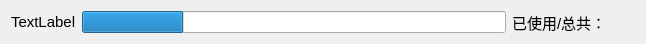
<?xml version="1.0" encoding="UTF-8"?>
<ui version="4.0">
 <class>OverviewDiskItem</class>
 <widget class="QWidget" name="OverviewDiskItem">
  <property name="geometry">
   <rect>
    <x>0</x>
    <y>0</y>
    <width>646</width>
    <height>37</height>
   </rect>
  </property>
  <property name="windowTitle">
   <string>Form</string>
  </property>
  <layout class="QVBoxLayout" name="verticalLayout">
   <item>
    <layout class="QHBoxLayout" name="horizontalLayout_2">
     <item>
      <widget class="QLabel" name="labelName">
       <property name="sizePolicy">
        <sizepolicy hsizetype="Preferred" vsizetype="Preferred">
         <horstretch>0</horstretch>
         <verstretch>0</verstretch>
        </sizepolicy>
       </property>
       <property name="minimumSize">
        <size>
         <width>22</width>
         <height>21</height>
        </size>
       </property>
       <property name="maximumSize">
        <size>
         <width>131</width>
         <height>16777215</height>
        </size>
       </property>
       <property name="font">
        <font>
         <pointsize>11</pointsize>
        </font>
       </property>
       <property name="text">
        <string>TextLabel</string>
       </property>
      </widget>
     </item>
     <item>
      <widget class="QProgressBar" name="progressBar">
       <property name="value">
        <number>24</number>
       </property>
       <property name="textVisible">
        <bool>false</bool>
       </property>
      </widget>
     </item>
     <item>
      <layout class="QHBoxLayout" name="horizontalLayout">
       <item>
        <widget class="QLabel" name="label_2">
         <property name="minimumSize">
          <size>
           <width>22</width>
           <height>21</height>
          </size>
         </property>
         <property name="maximumSize">
          <size>
           <width>131</width>
           <height>16777215</height>
          </size>
         </property>
         <property name="font">
          <font>
           <pointsize>11</pointsize>
          </font>
         </property>
         <property name="text">
          <string>已使用/总共：</string>
         </property>
        </widget>
       </item>
       <item>
        <widget class="QLabel" name="labelCondition">
         <property name="sizePolicy">
          <sizepolicy hsizetype="Preferred" vsizetype="Preferred">
           <horstretch>0</horstretch>
           <verstretch>0</verstretch>
          </sizepolicy>
         </property>
         <property name="minimumSize">
          <size>
           <width>22</width>
           <height>21</height>
          </size>
         </property>
         <property name="maximumSize">
          <size>
           <width>180</width>
           <height>16777215</height>
          </size>
         </property>
         <property name="font">
          <font>
           <pointsize>11</pointsize>
          </font>
         </property>
         <property name="text">
          <string/>
         </property>
        </widget>
       </item>
      </layout>
     </item>
    </layout>
   </item>
  </layout>
 </widget>
 <resources/>
 <connections/>
</ui>
